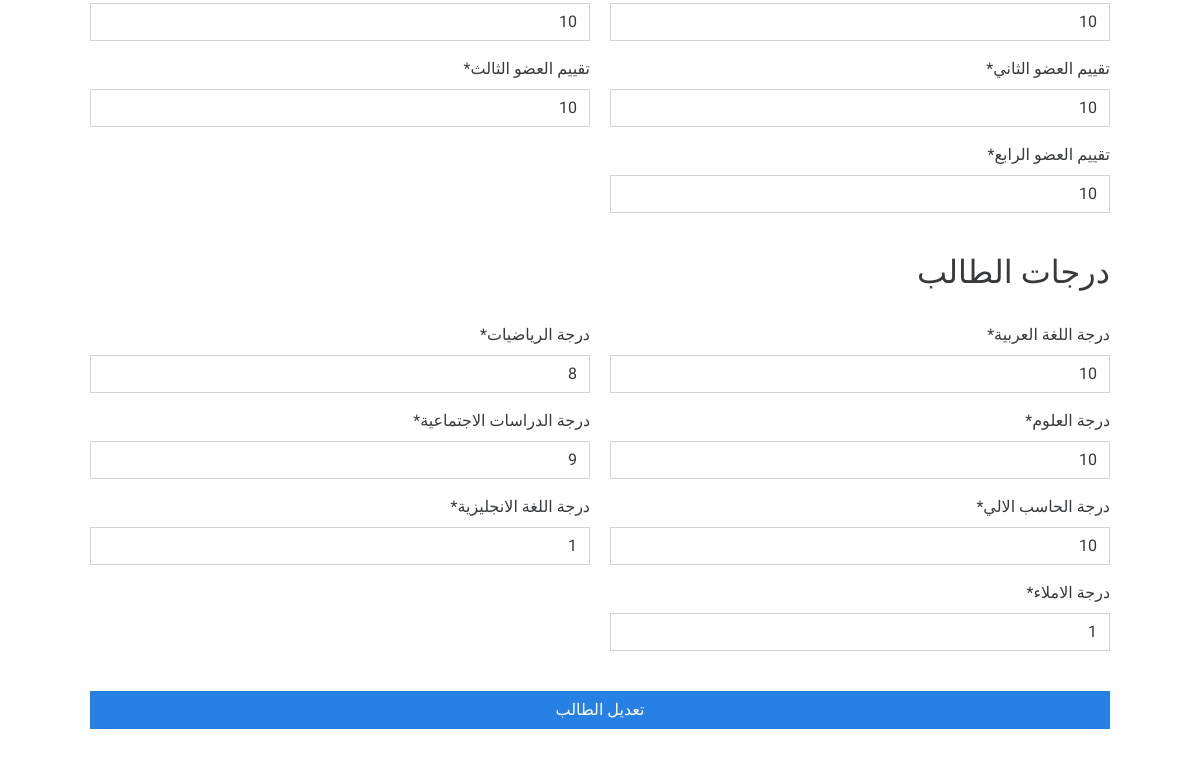
Before: /update-student/4/ (signed in, lower part) with the older database file.
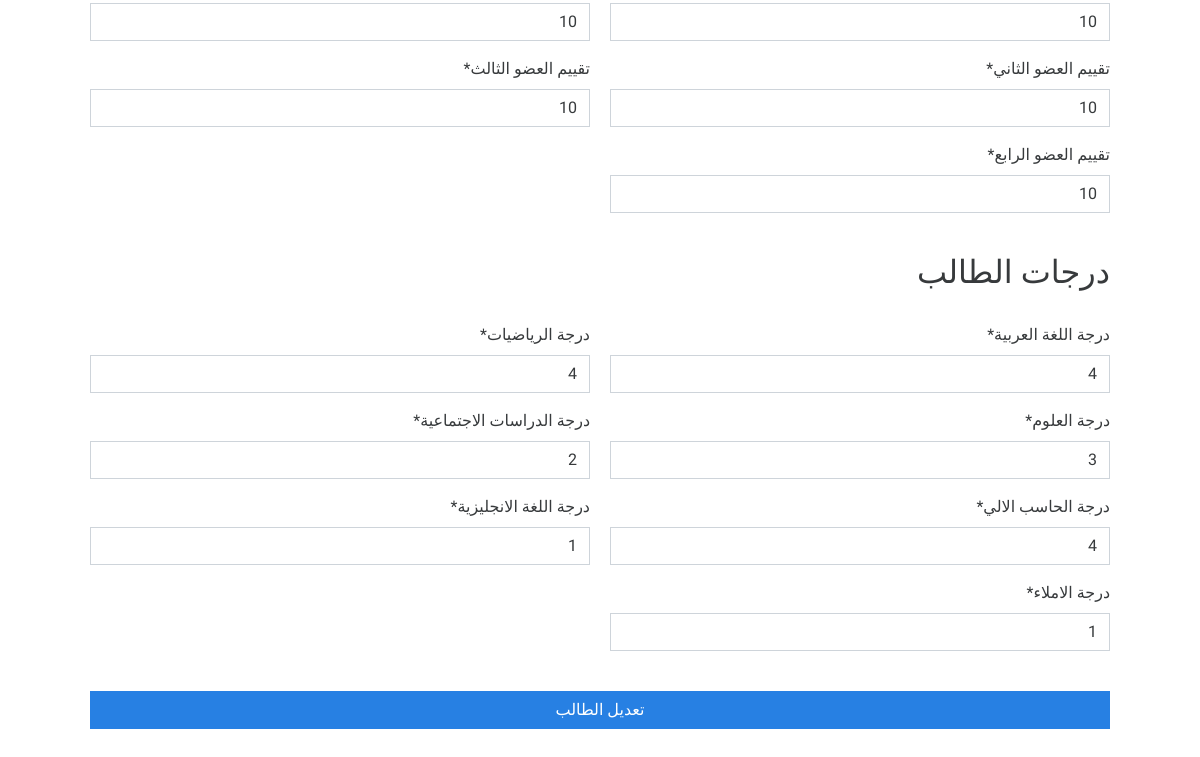
After: the same page with the newer database file.
### trsana/models.py (models this page shows, shortened)
class StudentGrades(models.Model):
    student = models.OneToOneField("Student", verbose_name=_(
        "درجات الطالب"), related_name='student_grades', on_delete=models.CASCADE)
    arabic = models.IntegerField(_("اللغة العربية"))
    english = models.IntegerField(_("اللغة الانجليزية"))
    math = models.IntegerField(_("الرياضيات"))
    science = models.IntegerField(_("العلوم"))
    social_studies = models.IntegerField(_("الدراسات الاجتماعية"))
    computer = models.IntegerField(_("الحاسب الالي"))
    spelling = models.IntegerField(_("املاء"))
    class Meta:
        verbose_name = _("درجات الطالب")
        verbose_name_plural = _("درجات الطلاب")

### trsana/views.py (the view, shortened to what this page needs)
# urls.py: path('update-student/<int:pk>/', update_student, name='update-student'),
@login_required
def update_student(request, pk):
    if not request.user.is_staff:
        return render(request, 'trsana/403.html')
    student = get_object_or_404(Student, pk=pk)
    student_form = StudentForm(instance=student)
    committee_form = CommitteeForm(instance=student.committee_eval)
    grades_form = StudentGradesForm(instance=student.student_grades)
    context = {
        'title': 'تعديل طالب',
        'url': student.id,
        'btn': 'تعديل الطالب',
        'student_form': student_form,
        'committee_form': committee_form,
        'grades_form': grades_form
    }
    return render(request, 'trsana/add_student.html', context=context)

### trsana/templates/trsana/add_student.html (shortened to what this page needs)
{% extends 'base/main.html' %} {% load crispy_forms_tags %}
 {% block title %}طالب جديد{% endblock %} {% block main %}
<div>
  <form
    method="POST"
    action="{% if url == 'add-student' %}{% url 'add-student' %}{% else %}{% url 'update-student' url %}{% endif %}"
    enctype="multipart/form-data"
    style='direction:rtl;'
    class='p-5'
  >
    <div class='d-flex justify-content-between flex-wrap py-4'>
      {{ committee_form|crispy }}
    </div>
    <h2>درجات الطالب</h2>
    <div class='d-flex justify-content-between flex-wrap py-4'>
      {{ grades_form|crispy }}
    </div>
    <button class="btn btn-primary w-100" type="submit">{{ btn }}</button>
  </form>
</div>
{% endblock %}

Changed rows visible on the page:
changed StudentGrades: arabic "10" → "4"; math "8" → "4"; science "10" → "3"; social_studies "9" → "2"; computer "10" → "4"
